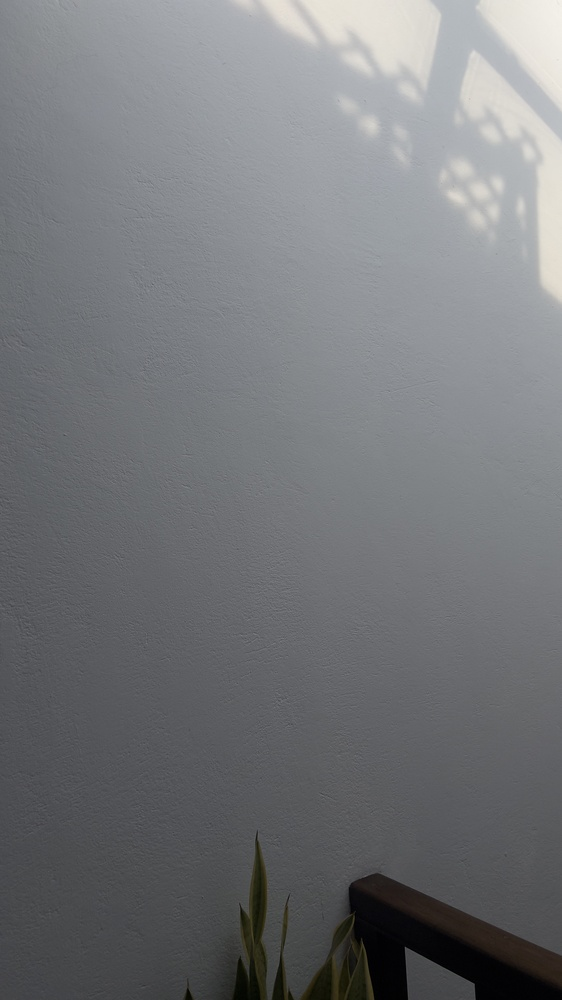
#> input picture input/panorama_4/1.jpg, 562 x 1000 px, shrunk from 2268 x 4032 before the run
$ python proy3.py
#> lines starting #> are read from the running program, lines starting #| are printed output that depends on the picture; after the words box and inside, x2 and y2 are one past the last pixel; in counts of white or black regions, pixels touching at a corner belong together
## Imports

import cv2
import numpy as np

# Read images

img1 = cv2.imread('input/panorama_4/1.jpg')
#> img1 is the input picture: shape (1000, 562, 3); mean B, G, R 121, 118.1, 116.4
img2 = cv2.imread('input/panorama_4/2.jpg')
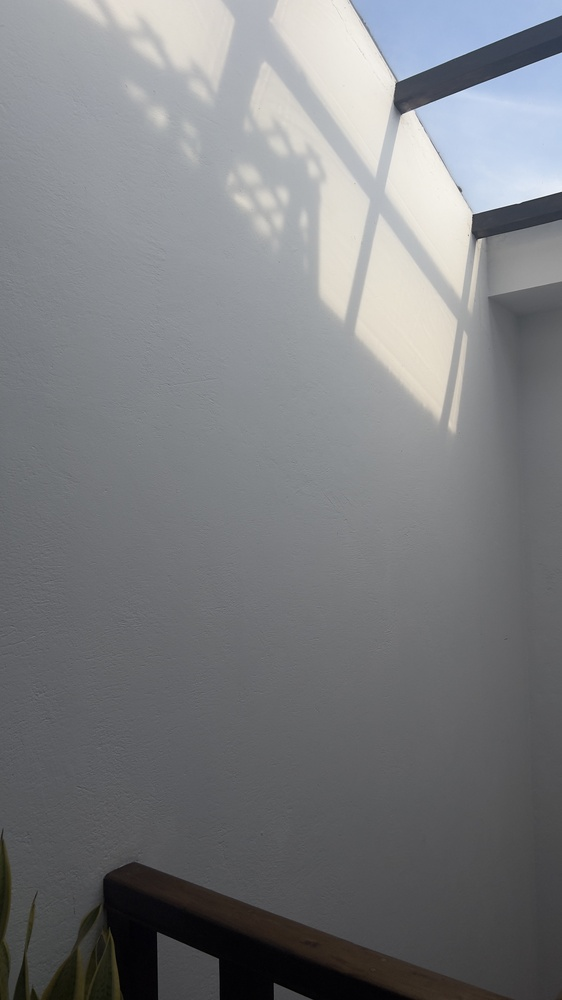
#> input picture input/panorama_4/2.jpg, 562 x 1000 px, shrunk from 2268 x 4032 before the run
#> img2 is the input picture: shape (1000, 562, 3); mean B, G, R 127.7, 124.8, 123.2
img3 = cv2.imread('input/panorama_4/3.jpg')
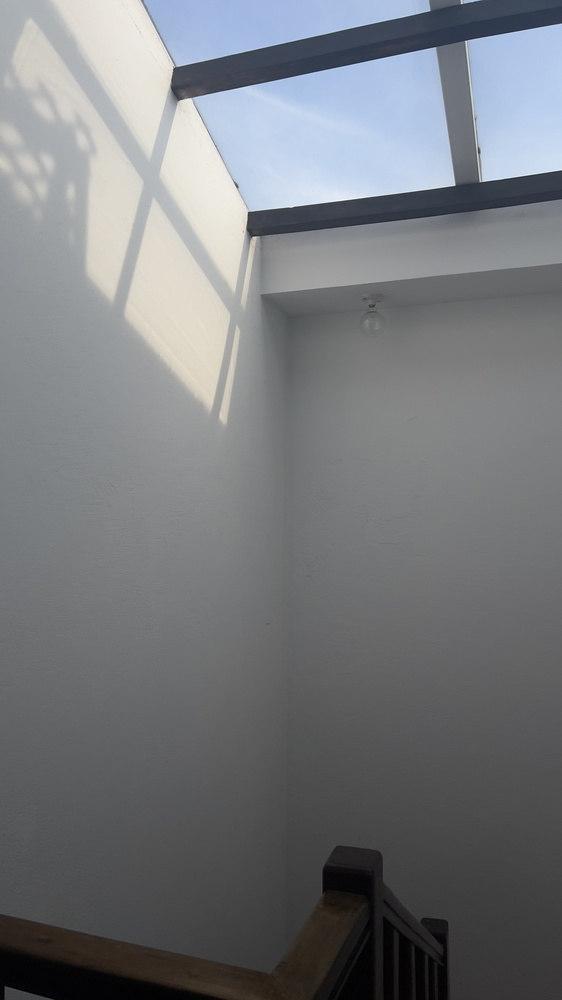
#> input picture input/panorama_4/3.jpg, 562 x 1000 px, shrunk from 2268 x 4032 before the run
#> img3 is the input picture: shape (1000, 562, 3); mean B, G, R 124.5, 121, 118.7

# Elegir una imagen base

base_img = img2

# Establecer un mapa de correspondencia entre las imágenes
# (1, 2) -> (2, 3) -> (3, 1)


# Crear el detector ORB
orb = cv2.ORB_create(nfeatures=2000)

# Detectar puntos clave y descriptores
kp1, des1 = orb.detectAndCompute(img1, None)
#> kp1 = 59 keypoints; strongest (x, y, size): (405, 948, 31), (406, 948, 37.2), (349, 884, 92.6), (351, 881, 111.1)
kp2, des2 = orb.detectAndCompute(img2, None)
#> kp2 = 248 keypoints; strongest (x, y, size): (473, 215, 31), (472, 215, 44.6), (475, 214, 77.1), (473, 214, 53.6)
kp3, des3 = orb.detectAndCompute(img3, None)
#> kp3 = 291 keypoints; strongest (x, y, size): (454, 184, 31), (248, 212, 31), (251, 215, 111.1), (249, 213, 44.6)


bf = cv2.BFMatcher(cv2.NORM_HAMMING, crossCheck=True)

# Matching img1 <-> img2
matches_12 = bf.match(des1, des2)
#> matches_12 = 23 matches
matches_12 = sorted(matches_12, key=lambda x: x.distance)

# Matching img3 <-> img2
matches_32 = bf.match(des3, des2)
#> matches_32 = 125 matches
matches_32 = sorted(matches_32, key=lambda x: x.distance)


# Calcular la homografía entre las imágenes


# Función para obtener homografía entre dos imágenes
def get_homography(kpA, kpB, matches):
    ptsA = np.float32([kpA[m.queryIdx].pt for m in matches]).reshape(-1, 1, 2)
    ptsB = np.float32([kpB[m.trainIdx].pt for m in matches]).reshape(-1, 1, 2)
    H, mask = cv2.findHomography(ptsA, ptsB, cv2.RANSAC)
    return H, mask


H_12, mask_12 = get_homography(kp1, kp2, matches_12)
#> in get_homography, `ptsA = np.float32([kpA[m.queryIdx].pt for m in matches]).reshape(-1, 1..`: ptsA = 23 rows, first 8: [405, 948], [404.6, 947.5], [349, 887], [349.9, 882.7], [348, 886.8], [450.4, 191.6], [472.3, 51.84], [450.9, 194.1]
#> in get_homography, `ptsB = np.float32([kpB[m.trainIdx].pt for m in matches]).reshape(-1, 1..`: ptsB = 23 rows, first 8: [157.2, 933.6], [157, 933.1], [103, 879], [105.4, 874.4], [103.2, 878.4], [236.4, 196.6], [264, 62.4], [235.9, 197.1]
#> in get_homography, `H, mask = cv2.findHomography(ptsA, ptsB, cv2.RANSAC)`: H = [[1.19, -0.0527, -250.7], [0.225, 1.14, -91.9], [0.00037, 1.03e-05, 1]]; mask = 23 values, max 1 at index 0, min 0 at index 12, mean 0.609
#> H_12 has the same summary as H in get_homography; mask_12 has the same summary as mask in get_homography
H_32, mask_32 = get_homography(kp3, kp2, matches_32)
#> in get_homography (call 2), `ptsA = np.float32([kpA[m.queryIdx].pt for m in matches]).reshape(-1, 1..`: ptsA = 125 rows, first 8: [261.3, 294.5], [221.5, 418], [250.6, 235], [261, 295], [177.6, 102], [261.6, 295.2], [233.3, 289.4], [109.5, 296.1]
#> in get_homography (call 2), `ptsB = np.float32([kpB[m.trainIdx].pt for m in matches]).reshape(-1, 1..`: ptsB = 125 rows, first 8: [489.4, 296.5], [450.4, 425.5], [475.2, 236.7], [488.4, 296.4], [400.8, 115.2], [489, 297], [459.4, 295.2], [340.9, 313.5]
#> H_32 = [[0.869, 0.00103, 232.6], [-0.181, 0.947, 47.51], [-0.00015, -6.02e-05, 1]]; mask_32 = 125 values, max 1 at index 0, min 0 at index 1, mean 0.848


# Tamaños de las imágenes
h1, w1 = img1.shape[:2]
#> h1 = 1000; w1 = 562
h2, w2 = img2.shape[:2]
#> h2 = 1000; w2 = 562
h3, w3 = img3.shape[:2]
#> h3 = 1000; w3 = 562

# Coordenadas de las esquinas de cada imagen
corners1 = np.float32([[0, 0], [0, h1], [w1, h1], [w1, 0]]).reshape(-1, 1, 2)
corners2 = np.float32([[0, 0], [0, h2], [w2, h2], [w2, 0]]).reshape(-1, 1, 2)
corners3 = np.float32([[0, 0], [0, h3], [w3, h3], [w3, 0]]).reshape(-1, 1, 2)


# Transformar esquinas a la vista de la imagen base
warped_corners1 = cv2.perspectiveTransform(corners1, H_12)
#> warped_corners1 = [[-250.7, -91.9], [-300.3, 1040.1], [301.2, 966.3], [347.4, 28.75]]
warped_corners3 = cv2.perspectiveTransform(corners3, H_32)
#> warped_corners3 = [[232.6, 47.51], [248.6, 1058.1], [843.9, 1043.2], [787.3, -59.18]]

# Concatenar todas las esquinas para calcular la extensión del canvas
all_corners = np.concatenate((warped_corners1, corners2,corners3, warped_corners3), axis=0)
#> all_corners = 16 rows, first 8: [-250.7, -91.9], [-300.3, 1040.1], [301.2, 966.3], [347.4, 28.75], [0, 0], [0, 1000], [562, 1000], [562, 0]

# Obtener los extremos del canvas
[xmin, ymin] = np.int32(all_corners.min(axis=0).ravel() - 0.5)
#> xmin = -300; ymin = -92
[xmax, ymax] = np.int32(all_corners.max(axis=0).ravel() + 0.5)
#> xmax = 844; ymax = 1058

# Traslación para evitar coordenadas negativas
translate = [-xmin, -ymin]
#> translate = [300, 92]
T = np.array([[1, 0, translate[0]], [0, 1, translate[1]], [0, 0, 1]])  # matriz de traslación
#> T = [[1, 0, 300], [0, 1, 92], [0, 0, 1]]

# Tamaño del canvas final
canvas_width = xmax - xmin
#> canvas_width = 1144
canvas_height = ymax - ymin
#> canvas_height = 1150

# Warp de cada imagen al canvas
result = np.zeros((canvas_height, canvas_width, 3), dtype=np.uint8)

# Warp de img1
warp1 = cv2.warpPerspective(img1, T @ H_12, (canvas_width, canvas_height))

# Warp de img3
warp3 = cv2.warpPerspective(img3, T @ H_32, (canvas_width, canvas_height))

# Pegar img2 (base) directamente en el canvas
result[translate[1]:translate[1]+h2, translate[0]:translate[0]+w2] = img2

# Combinar los warps (img1 y img3) encima del resultado base
mask1 = (warp1 > 0)
result[mask1] = warp1[mask1]

mask3 = (warp3 > 0)
result[mask3] = warp3[mask3]

# Mostrar o guardar el resultado
# cv2.imshow('Panorama', result)
# cv2.waitKey(0)
# cv2.destroyAllWindows()


cv2.imwrite('output/panorama_4/panorama.jpg', result)


def warp_and_blend_feathering(img, H, canvas_size, T, weight_acc, image_acc):
    h, w = img.shape[:2]

    # Warp de imagen
    warped_img = cv2.warpPerspective(img, T @ H, canvas_size)

    # Crear una máscara blanca del tamaño de la imagen original
    mask = np.ones((h, w), dtype=np.uint8) * 255
    warped_mask = cv2.warpPerspective(mask, T @ H, canvas_size)

    # Crear una máscara suave (feathered) difuminando bordes
    kernel_size = 51  # cuanto más grande, más suave el borde
    soft_mask = cv2.GaussianBlur(warped_mask.astype(np.float32), (kernel_size, kernel_size), 0)
    soft_mask = soft_mask / 255.0  # Normalizar entre 0 y 1
    soft_mask = np.expand_dims(soft_mask, axis=2)  # Convertir a shape (H, W, 1)

    # Acumular imagen ponderada y pesos
    image_acc += warped_img.astype(np.float32) * soft_mask
    weight_acc += soft_mask


def create_distance_weight_map(img):
    h, w = img.shape[:2]
    y, x = np.indices((h, w))

    # Compute distances from center
    center_y, center_x = h // 2, w // 2
    dist_from_center_x = np.abs(x - center_x) / (w / 2)
    dist_from_center_y = np.abs(y - center_y) / (h / 2)

    # Combine using radial distance (adjust power for faster/slower falloff)
    dist = np.sqrt(dist_from_center_x**2 + dist_from_center_y**2)
    weight = np.clip(1.0 - dist**1.5, 0, 1)

    # Apply smoothing
    weight = cv2.GaussianBlur(weight, (71, 71), 0)

    return weight  # Return as 2D array

def warp_and_blend_center_weighted(img, H, canvas_size, T, weight_acc, image_acc):
    # Creacion de mapa de pesos que enfatiza las partes centrales de la imagen
    weight_map = create_distance_weight_map(img)

    # Mapa de pesos con 3 dimensiones y shape (h, w, 1)
    weight_map_3d = np.expand_dims(weight_map, axis=2)

    # Aplicacion del mapa de pesos a la imagen
    weighted_img = img.astype(np.float32) * weight_map_3d

    # Warp de la imagen
    warped_weighted_img = cv2.warpPerspective(weighted_img, T @ H, canvas_size)


    # Warp separado por imagen para mantener la tri-dimensionalidad
    warped_weight = cv2.warpPerspective(weight_map, T @ H, canvas_size)

    # Mantener la tri-dimensionalidad del mapa de pesos
    warped_weight_3d = np.expand_dims(warped_weight, axis=2)

    # Accumulate
    image_acc += warped_weighted_img
    weight_acc += warped_weight_3d

canvas_size = (canvas_width, canvas_height)
#> canvas_size = (1144, 1150)

image_acc = np.zeros((canvas_height, canvas_width, 3), dtype=np.float32)
weight_acc = np.zeros((canvas_height, canvas_width, 1), dtype=np.float32)


warp_and_blend_center_weighted(img1, H_12, canvas_size, T, weight_acc, image_acc)
warp_and_blend_center_weighted(img2, np.eye(3), canvas_size, T, weight_acc, image_acc)
warp_and_blend_center_weighted(img3, H_32, canvas_size, T, weight_acc, image_acc)
#> call 3 of warp_and_blend_center_weighted, with H = array of shape (3, 3), canvas_size = (1144, 1150), T = array of shape (3, 3)
#> in warp_and_blend_center_weighted (call 3), `weighted_img = img.astype(np.float32) * weight_map_3d`:
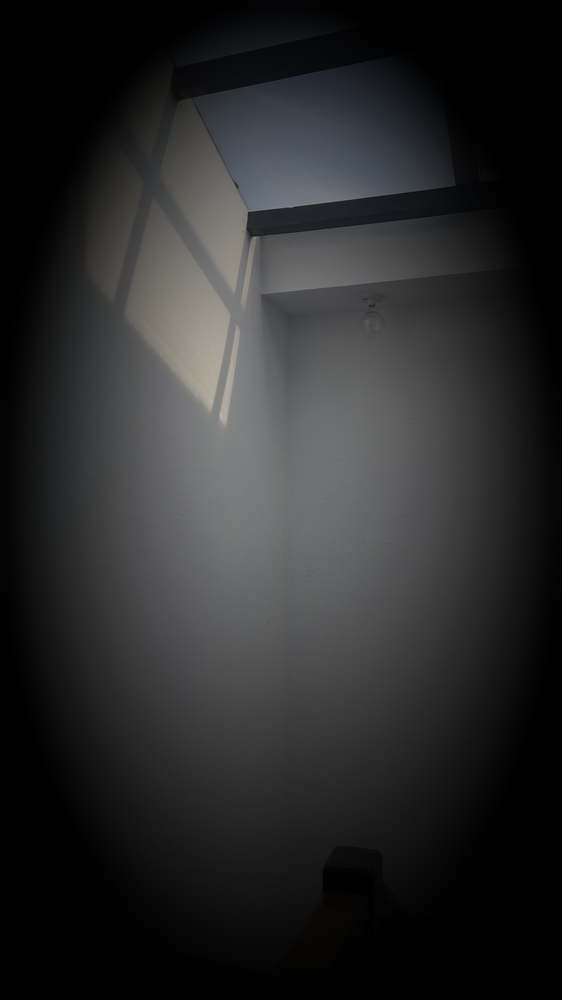
#> weighted_img: shape (1000, 562, 3) float64; mean B, G, R 42.8, 42.2, 41.8
#> in warp_and_blend_center_weighted (call 3), `warped_weight = cv2.warpPerspective(weight_map, T @ H, canvas_size)`:
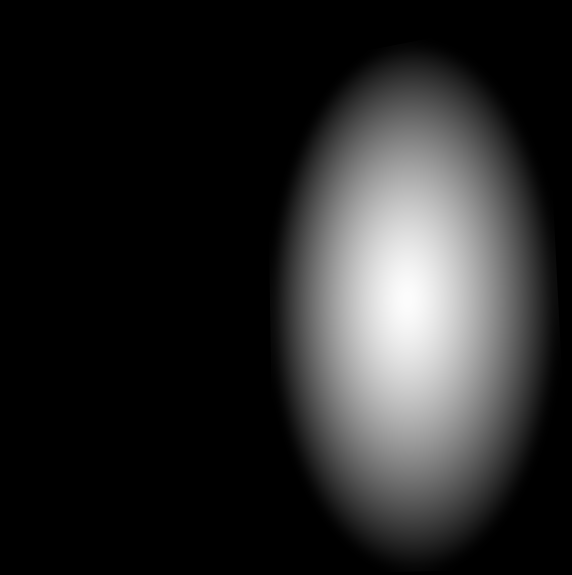
#> warped_weight: shape (1150, 1144) float64 (shown at 1/2 size); min 0, max 0.991, mean 0.155
#> in warp_and_blend_center_weighted (call 3), `image_acc += warped_weighted_img`:
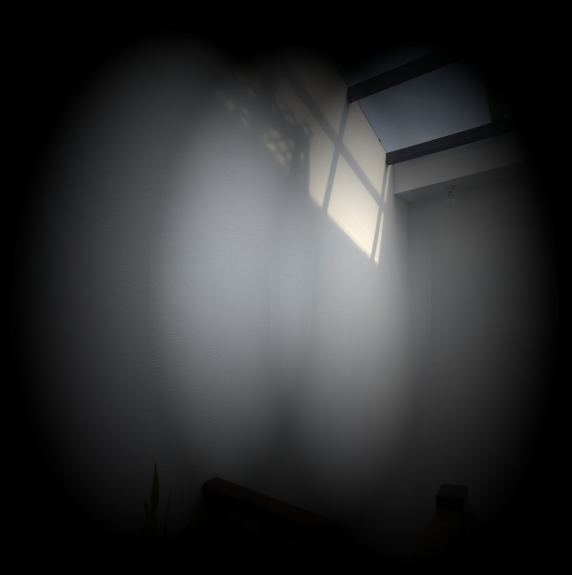
#> image_acc: shape (1150, 1144, 3) float32 (shown at 1/2 size); mean B, G, R 57.8, 56.7, 56; drawn with min black and max white
#> in warp_and_blend_center_weighted (call 3), `weight_acc += warped_weight_3d`:
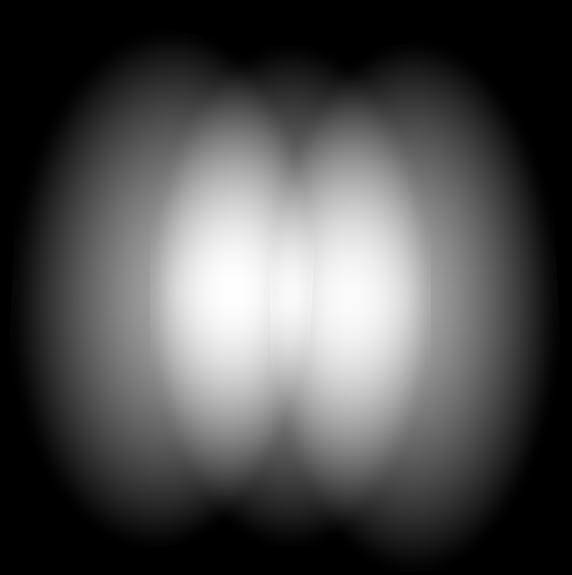
#> weight_acc: shape (1150, 1144, 1) float32 (shown at 1/2 size); min 0, max 1.49, mean 0.457; drawn with min black and max white

# warp_and_blend_feathering(img1, H_12, canvas_size, T, weight_acc, image_acc)
# warp_and_blend_feathering(img2, np.eye(3), canvas_size, T, weight_acc, image_acc)
# warp_and_blend_feathering(img3, H_32, canvas_size, T, weight_acc, image_acc)

epsilon = 1e-10
weight_acc[weight_acc < epsilon] = epsilon
#> weight_acc: shape (1150, 1144, 1) float32; 17.2% of pixels changed, all inside (x1, y1, x2, y2) = (0, 0, 1144, 1150)


blended_result = (image_acc / weight_acc).astype(np.uint8)
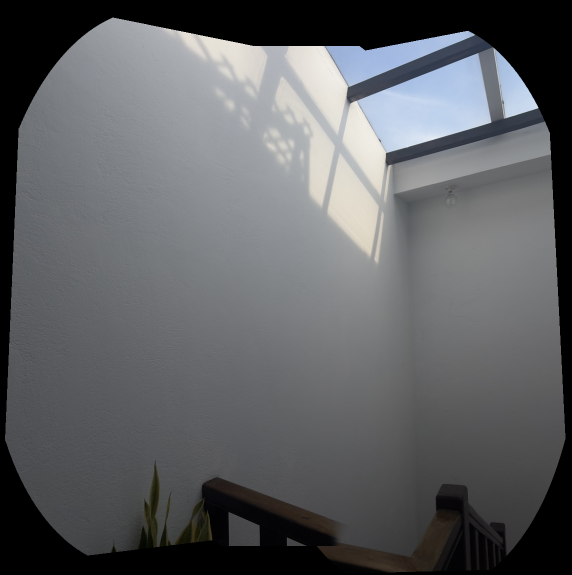
#> blended_result: shape (1150, 1144, 3) (shown at 1/2 size); mean B, G, R 98.5, 95.8, 94.3


# cv2.imwrite('output/panorama_4/blended_panorama_feathering.jpg', blended_result)
cv2.imwrite('output/panorama_4/blended_panorama_center_weighted.jpg', blended_result)
# [5 lines of commented-out code are left out]
